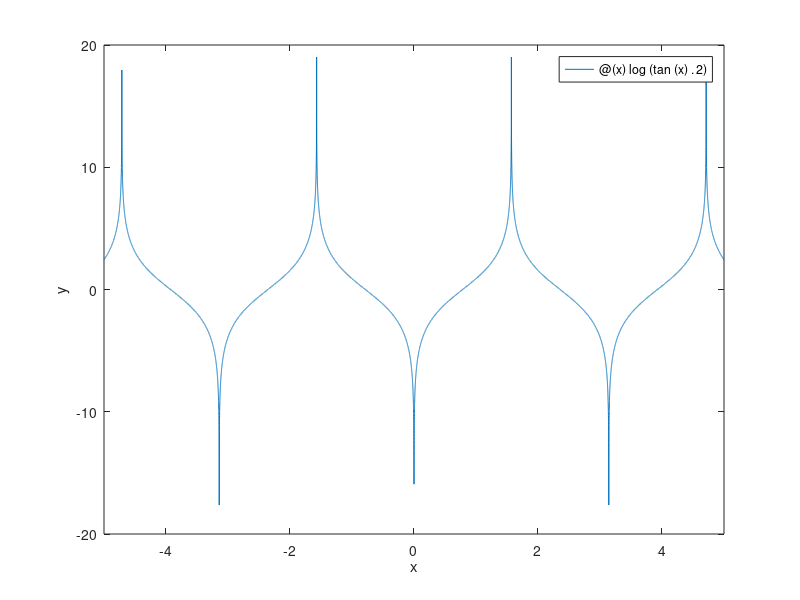

Here is the MATLAB script that generated this plot: (Note: this script raises an error after producing the figure.)
figure('Name', 'Bài tập 5b', 'NumberTitle', 'off')

fplot(@(x) log(tan(x).^2))
xlabel('x')
ylabel('y')

syms x;
f = log(tan(x)^2);
y = 0;
for i = -5:5
    if (abs(limit(f, x, i)) == Inf)
        y = i + k * pi;
    end
end
for j = -2 : 2
    fprintf('Diem bat lien tuc cua ham so nay la %f\n', double(subs(y, j)));
end